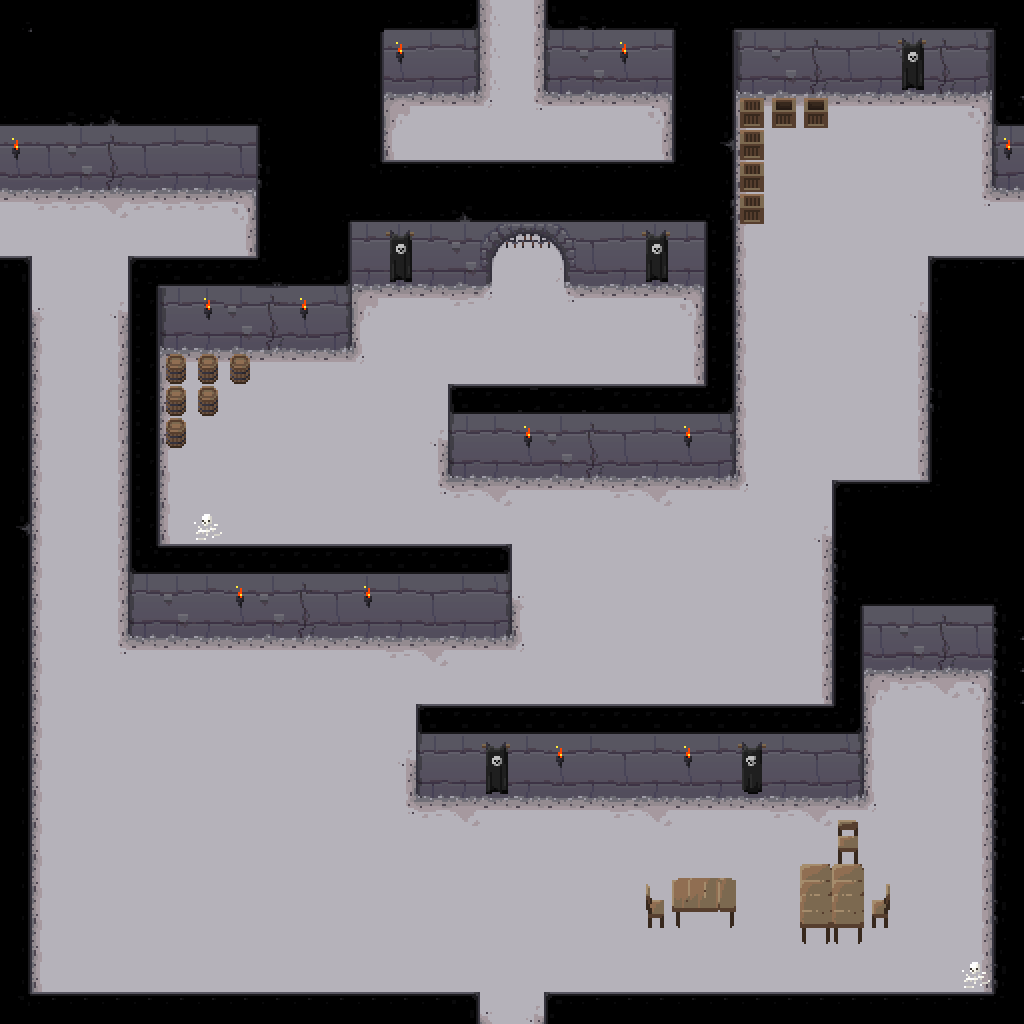

The image is a tile-based game level rendered from a .tmx file. Its description and source (layers, tilesets, objects; grid data summarised) follow:
An orthogonal 32x32 tile map with 32x32 px tiles, 4 tile layers (ground, walls, objects, tops) and 43 objects (13x light).

<map version="1.0" orientation="orthogonal" width="32" height="32" tilewidth="32" tileheight="32">
 <tileset firstgid="1" name="dungeon tileset calciumtrice" tilewidth="32" tileheight="32">
  <image source="../textures/spritesheets/dungeon tileset calciumtrice.png" width="960" height="808" />
 </tileset>
 <layer name="ground" width="32" height="32">
  <data>[1024 cells, 1024 non-empty, 19 distinct tile ids]</data>
 </layer>
 <layer name="walls" width="32" height="32">
  <data>[1024 cells, 206 non-empty, 23 distinct tile ids]</data>
 </layer>
 <layer name="objects" width="32" height="32">
  <data>[1024 cells, 57 non-empty, 23 distinct tile ids]</data>
 </layer>
 <layer name="tops" width="32" height="32">
  <data>[1024 cells, 282 non-empty, 28 distinct tile ids]</data>
 </layer>
 <objectgroup name="colliderWalls" width="0" height="0">
  <object x="0" y="0" width="480" height="96" />
  <object x="544" y="0" width="480" height="96" />
  <object x="0" y="96" width="384" height="96" />
  <object x="672" y="96" width="160" height="32" />
  <object x="672" y="128" width="96" height="64" />
  <object x="992" y="96" width="32" height="96" />
  <object x="256" y="192" width="224" height="96" />
  <object x="576" y="192" width="160" height="96" />
  <object x="736" y="192" width="32" height="32" />
  <object x="128" y="288" width="224" height="64" />
  <object x="128" y="352" width="128" height="32" />
  <object x="128" y="384" width="96" height="32" />
  <object x="128" y="416" width="64" height="32" />
  <object x="128" y="448" width="32" height="128" />
  <object x="128" y="576" width="384" height="64" />
  <object x="448" y="416" width="288" height="64" />
  <object x="704" y="288" width="32" height="128" />
  <object x="928" y="288" width="96" height="224" />
  <object x="832" y="512" width="192" height="160" />
  <object x="992" y="672" width="32" height="352" />
  <object x="832" y="672" width="32" height="64" />
  <object x="416" y="736" width="448" height="64" />
  <object x="640" y="896" width="96" height="32" />
  <object x="800" y="896" width="96" height="32" />
  <object x="800" y="928" width="64" height="32" />
  <object x="832" y="832" width="32" height="32" />
  <object x="800" y="864" width="64" height="32" />
  <object x="0" y="288" width="32" height="736" />
  <object x="480" y="192" width="10" height="96" />
  <object x="566" y="192" width="10" height="96" />
 </objectgroup>
 <objectgroup name="lights" width="0" height="0">
  <object name="light" x="0" y="128" width="32" height="32" />
  <object name="light" x="384" y="32" width="32" height="32" />
  <object name="light" x="608" y="32" width="32" height="32" />
  <object name="light" x="992" y="128" width="32" height="32" />
  <object name="light" x="192" y="288" width="32" height="32" />
  <object name="light" x="288" y="288" width="32" height="32" />
  <object name="light" x="512" y="416" width="32" height="32" />
  <object name="light" x="672" y="416" width="32" height="32" />
  <object name="light" x="224" y="576" width="32" height="32" />
  <object name="light" x="352" y="576" width="32" height="32" />
  <object name="light" x="544" y="576" width="32" height="32" />
  <object name="light" x="544" y="736" width="32" height="32" />
  <object name="light" x="672" y="736" width="32" height="32" />
 </objectgroup>
 <objectgroup name="monsters" width="0" height="0" />
</map>
